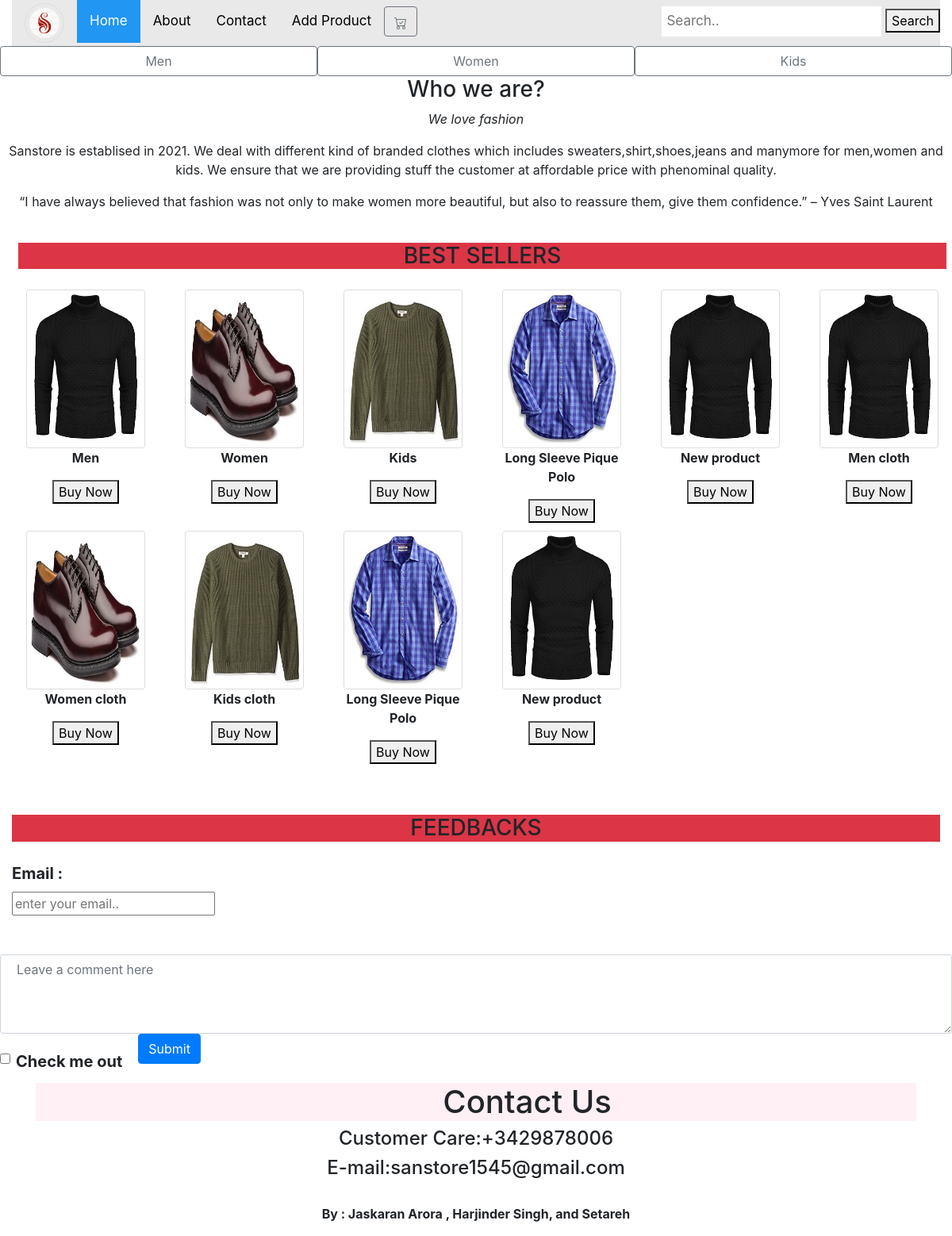
The page / on the database its author committed.
### tables this page shows
CREATE TABLE `products` (
  `id` bigint(20) NOT NULL,
  `title` varchar(200) NOT NULL,
  `price` float NOT NULL,
  `image` varchar(200) NOT NULL,
  `detail` mediumtext NOT NULL,
  `ratting` int(11) NOT NULL,
  `creationdate` datetime NOT NULL,
  `modificationdate` timestamp NOT NULL DEFAULT current_timestamp()
);

### index.php (the view, shortened to what this page needs)
<!DOCTYPE html>
<html lang="en">
<head>
    <link rel="stylesheet" href="bootstrap.css">
    <link rel="stylesheet" href="style.css">
</head>
<?php
$products = [];
if (true) {
    require_once('db_config.php');
    $conn = new mysqli($servername, $username, $password, $dbname);
    $sql = "SELECT * FROM products";
    $result = $conn->query($sql);
    if ($result->num_rows > 0) {
        $i = 0;
        while ($row = $result->fetch_assoc()) {
            $products[$i]['id'] = $row["id"];
            $products[$i]['title'] = $row["title"];
            $products[$i]['price'] = $row["price"];
            $products[$i]['detail'] = $row["detail"];
            $products[$i]['image'] = $row["image"];
            $i++;
        }
    } else {
        echo "0 results";
    }
}
?>
<body>
    <div class="container-fluid">
        <div class="row">
            <div class="col-12">
                <div class="topnav">
                    <a><img src="logo.jpg" id="logo"></a>
                    <a class="active" href="/shop">Home</a>
                    <a href="#about">About</a>
                    <a href="#contact">Contact</a>
                    <a href="add_product.php">Add Product</a>
                    <div class="btn btn-outline-secondary mt-2">
                    </div>
                    <div class="search-container">
                        <form method="get" action="search.php">
                            <input type="text" placeholder="Search.." name="search" id="in">
                            <button type="submit" id="button">Search</button>
                        </form>
                    </div>
                </div>
            </div>
        </div>
        <div class="row">
            <div class="col-4 btn btn-outline-secondary" onclick="location.reload(); location.href='search.php?search=men&type=d';">Men</div>
            <div class="col-4 btn btn-outline-secondary" onclick="location.reload(); location.href='search.php?search=women&type=d';">Women</div>
            <div class="col-4 btn btn-outline-secondary" onclick="location.reload(); location.href='search.php?search=kids&type=d';">Kids</div>
            <div id="Sanstore" class="containerpage text-center" text-align: center;>
                <h3>Who we are? </h3>
                <p><em>We love fashion</em></p>
                <p>
                    Sanstore is establised in 2021. We deal with different kind of branded clothes which includes sweaters,shirt,shoes,jeans and manymore for men,women and kids. We ensure that we are providing stuff the
                    customer at affordable price with phenominal quality.
                </p>
                <p>
                    “I have always believed that fashion was not only to make women more beautiful, but also to reassure them, give them confidence.”
                    – Yves Saint Laurent
                </p>
                <br>
            </div>
            <div id="tour" class="bg-1 ml-2 col-12">
                <div class="containerpage">
                    <h3 class="text-center" style="background-color:#dc3545;">BEST SELLERS</h3>
                    <p class="text-center">
                        <div class="row" id="row">
                            <?php if (isset($products) && !empty($products)) : ?>
                                <?php foreach ($products as $p) : ?>
                                    <div class="thumbnail col-2 text-center div" class="men" style="margin-top:10px;">
                                        <img src='<?php echo $p['image'] ?? 'product1.jpg'; ?>' width=1000 height=200>
                                        <p text-align="left" class="name"><strong><?php echo $p['title'] ?? ''; ?></strong></p>
                                        <button class="" col-4 btn btn-outline-secondary"" data-toggle="modal" data-target="#myModal" onclick="location.href='product_detail.php?id=<?php echo $p['id'] ?? 0; ?>';">Buy Now</button>
                                    </div>
                                <?php endforeach; ?>
                            <?php endif; ?>
                        </div>
                    </p>
                </div>
            </div>
        </div><br><br>
        <h3 class="text-center" style="background-color:#dc3545;">FEEDBACKS</h3>
        <form>
            <span class="row">
                <label for="Email">Email :</label>
                <input type="text" id="Email" name="Email" placeholder="enter your email.."><br><br>
            </span>
        </form>
    </div>
    <div class="form-floating">
        <textarea class="form-control" placeholder="Leave a comment here" id="floatingTextarea2" style="height: 100px; padding-left:20px;"></textarea>
    </div>
    <div class="mb-3 form-check">
        <input type="checkbox" class="form-check-input" id="exampleCheck1">
        <label class="form-check-label" for="exampleCheck1">Check me out</label>
    </div>
    <button type="submit" class="btn btn-primary">Submit</button>
    <br><br>
    <div class="container">
        <form>
            <h1>Contact Us</h1>
            <h4>Customer Care:+3429878006</h4>
            <h4>E-mail:sanstore1545@gmail.com</h4>
        </form>
    </div>
    <?php include_once('by.php'); ?>
</body>
</html>

### style.css (style rules this page uses)
body { margin:0; padding: 0; }
* { box-sizing: border-box; }
.topnav { overflow: hidden; background-color: #e9e9e9; }
.topnav a { float: left; display: block; color: black; text-align: center; padding: 14px 16px; text-decoration: none; font-size: 17px; }
.topnav a.active { background-color: #2196F3; color: white; }
.topnav .search-container { float: right; }
.topnav input[type=text] { padding: 6px; margin-top: 8px; font-size: 17px; border: none; }
img { border: 1px solid #ddd; border-radius: 4px; padding: 5px; width: 150px; }
p { text-align:center; }
#logo { width: 50px; border-radius: 50%; margin-top: -10px; margin-bottom: -10px; }
.mb-3 { float:left; padding: 20px; text-align: justify; }
span[class='row'] { display: block; margin: 25px 0px; }
h1 { padding-left: 50px; background-color: lavenderblush; }
label { display: block; font-size:20px; font-weight:bold; }
.container { text-align: center; }

### rows shown on the page
products: image (picture), title "Men"
products: image (picture), title "Women"
products: image (picture), title "Kids"
products: image (picture), title "Long Sleeve Pique Polo"
products: image (picture), title "New product"
products: image (picture), title "Men cloth"
products: image (picture), title "Women cloth"
products: image (picture), title "Kids cloth"
products: image (picture), title "Long Sleeve Pique Polo"
products: image (picture), title "New product"
